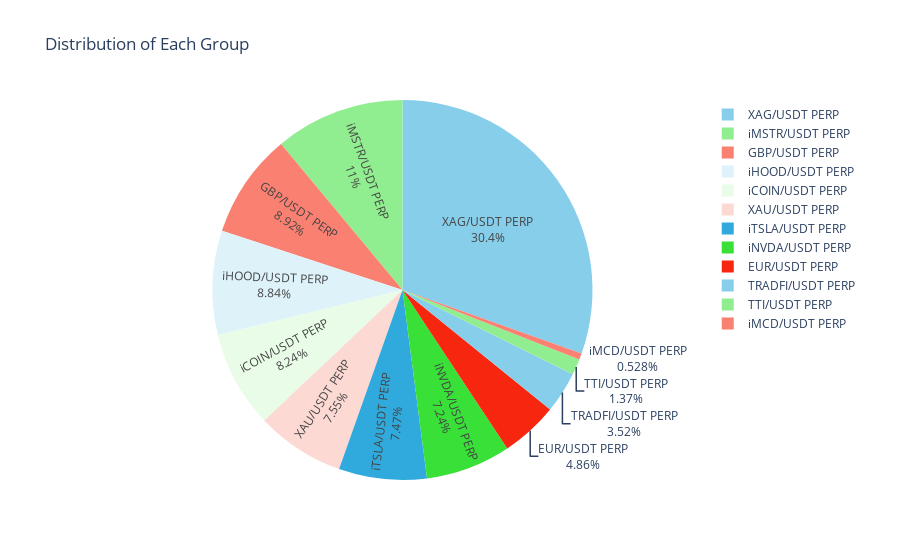

Here is the notebook cell this chart was saved with:
### Code cell
import plotly.express as px
import plotly.graph_objects as go

def analyze_and_visualize(df):

    # Count unique order hashes
    unique_order_hashes = df['orderHash'].unique()
    count_unique_order_hashes = len(unique_order_hashes)

    print("Nombre de orderHash uniques :", count_unique_order_hashes)

    # Group data by 'ticker' and count occurrences
    grouped_data = df['ticker'].value_counts()

    # Plot pie chart using Plotly
    fig = px.pie(
        names=grouped_data.index,
        values=grouped_data.values,
        title='Distribution of Each Group',
        color_discrete_sequence=['skyblue', 'lightgreen', 'salmon']
    )
    # Update the trace to show percentages
    fig.update_traces(textinfo='label+percent', showlegend=True)
    fig.show()

    # Calculate gas estimation
    gas = count_unique_order_hashes / 2 * 0.00005088
    print("Gas estimé :", gas)

    return gas

# Assuming `df_futures` and `df_spot` are your DataFrames
gas_fut = analyze_and_visualize(df_futures)
#gas_spot = analyze_and_visualize(df_spot)

### Figure 1 — Plotly figure (JSON) as saved in the notebook; plotly's stock layout.template omitted (floating-point values rounded to 4 significant figures)
{"data": [{"domain": {"x": [0, 1], "y": [0, 1]}, "hovertemplate": "label=%{label}<br>value=%{value}<extra></extra>", "labels": ["XAG/USDT PERP", "iMSTR/USDT PERP", "GBP/USDT PERP", "iHOOD/USDT PERP", "iCOIN/USDT PERP", "XAU/USDT PERP", "iTSLA/USDT PERP", "iNVDA/USDT PERP", "EUR/USDT PERP", "TRADFI/USDT PERP", "TTI/USDT PERP", "iMCD/USDT PERP"], "legendgroup": "", "name": "", "showlegend": true, "textinfo": "label+percent", "type": "pie", "values": [16602, 6024, 4869, 4822, 4497, 4119, 4079, 3949, 2653, 1920, 747, 288]}], "layout": {"legend": {"tracegroupgap": 0}, "piecolorway": ["skyblue", "lightgreen", "salmon"], "title": {"text": "Distribution of Each Group"}}}
